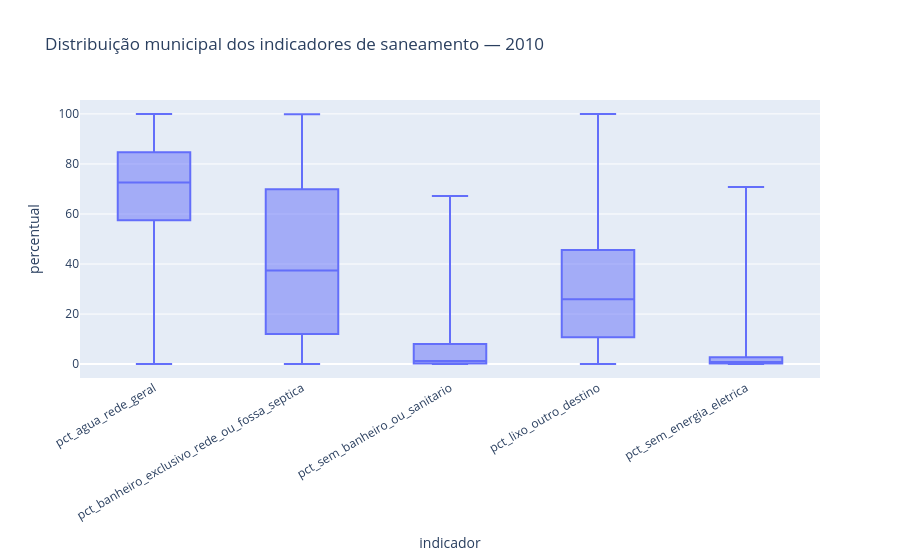

Write notebook code for a chart like this one.
### Code cell
grafico_2010 = saneamento_2010.select(indicadores_2010).unpivot(
    variable_name='indicador', value_name='percentual'
).to_pandas()
px.box(
    grafico_2010, x='indicador', y='percentual', points=False,
    title='Distribuição municipal dos indicadores de saneamento — 2010',
).update_layout(xaxis_tickangle=-30)

### Figure 1 — Plotly figure (JSON) as saved in the notebook; plotly's stock layout.template omitted (floating-point values rounded to 4 significant figures; data arrays with more than 128 entries replaced by an {"elided": "..."} marker saying what was removed)
{"data": [{"alignmentgroup": "True", "boxpoints": false, "hovertemplate": "indicador=%{x}<br>percentual=%{y}<extra></extra>", "legendgroup": "", "marker": {"color": "#636efa"}, "name": "", "notched": false, "offsetgroup": "", "orientation": "v", "showlegend": false, "type": "box", "x": {"elided": "27825 str values"}, "x0": " ", "xaxis": "x", "y": {"elided": "27825 float values"}, "y0": " ", "yaxis": "y"}], "layout": {"boxmode": "group", "legend": {"tracegroupgap": 0}, "title": {"text": "Distribuição municipal dos indicadores de saneamento — 2010"}, "xaxis": {"anchor": "y", "domain": [0, 1], "tickangle": -30, "title": {"text": "indicador"}}, "yaxis": {"anchor": "x", "domain": [0, 1], "title": {"text": "percentual"}}}}
